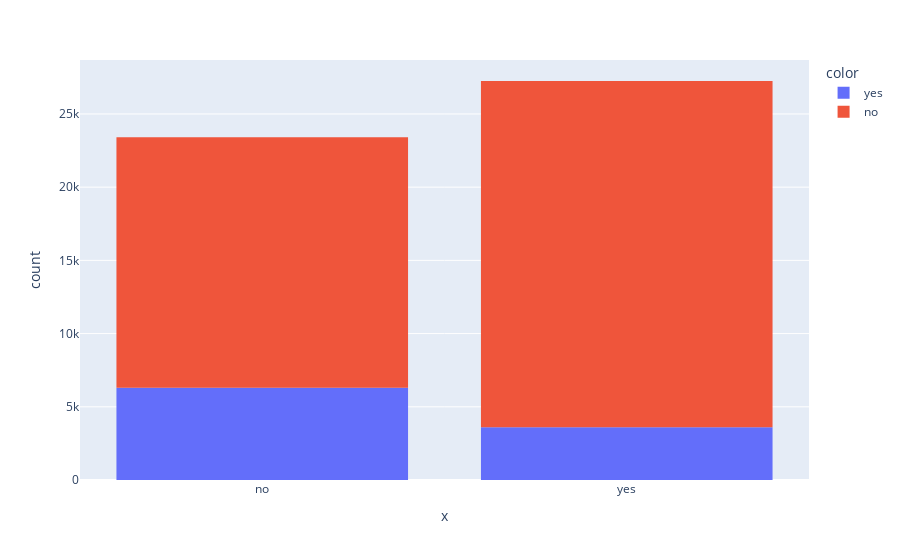

Notebook code for this chart:
### Code cell
px.histogram(x=df.housing, color=df.new_contract_this_campaign)

### Figure 1 — Plotly figure (JSON) as saved in the notebook; plotly's stock layout.template omitted (floating-point values rounded to 4 significant figures; data arrays with more than 128 entries replaced by an {"elided": "..."} marker saying what was removed)
{"data": [{"alignmentgroup": "True", "bingroup": "x", "hovertemplate": "color=yes<br>x=%{x}<br>count=%{y}<extra></extra>", "legendgroup": "yes", "marker": {"color": "#636efa", "pattern": {"shape": ""}}, "name": "yes", "offsetgroup": "yes", "orientation": "v", "showlegend": true, "type": "histogram", "x": {"elided": "9899 str values"}, "xaxis": "x", "yaxis": "y"}, {"alignmentgroup": "True", "bingroup": "x", "hovertemplate": "color=no<br>x=%{x}<br>count=%{y}<extra></extra>", "legendgroup": "no", "marker": {"color": "#EF553B", "pattern": {"shape": ""}}, "name": "no", "offsetgroup": "no", "orientation": "v", "showlegend": true, "type": "histogram", "x": {"elided": "40763 str values"}, "xaxis": "x", "yaxis": "y"}], "layout": {"barmode": "relative", "legend": {"title": {"text": "color"}, "tracegroupgap": 0}, "margin": {"t": 60}, "xaxis": {"anchor": "y", "domain": [0, 1], "title": {"text": "x"}}, "yaxis": {"anchor": "x", "domain": [0, 1], "title": {"text": "count"}}}}
